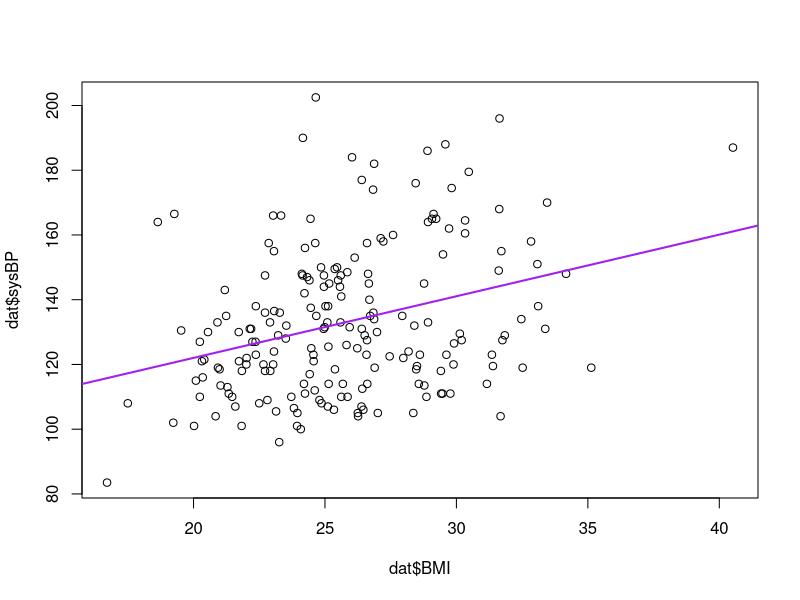

The R script that drew this image:
#=============#
# Intro to R for Health Economics
# Paul Schneider & Sarah Bates

# SOLUTION:

# EXERCISE 3: is BMI a risk factor for high blood pressure?
# 1. check your environment
ls()

# 2. clear the clutter
rm(list = ls())

# 3. read in the data
dat <- read.csv("./data/df_framingham.csv")

# 4. get an overview of the dataframe using the str functiom
str(dat)

# 5. look at the first few rows using the head function
head(dat)

# 6. how many NAs are there in sysBP?
sum(is.na(dat$sysBP))

# 7. remove all rows which contain NAs
dat =  dat[complete.cases(dat),]

# 8. what is the median BMI?
median(dat$BMI)

# 9. what is the maximum BMI?
max(dat$BMI)

# 10. plot the relationship between BMI and sysBP
plot(dat$BMI,dat$sysBP)

# 11. fit a linear regression model to assess the association between
# BMI and sysBP, assign it to an object called fit2,
# and use summary(...) to show results
fit2 = lm(sysBP ~ BMI, dat)
summary(fit2)

# 12. add regression line to plot 
abline(fit2, col = "purple", lwd = 2)

# 13. does BMI increase the risk of high BP independent of age and sex?
fit_multi2 = lm(sysBP ~ BMI + age * sex, dat)
summary(fit_multi2)


